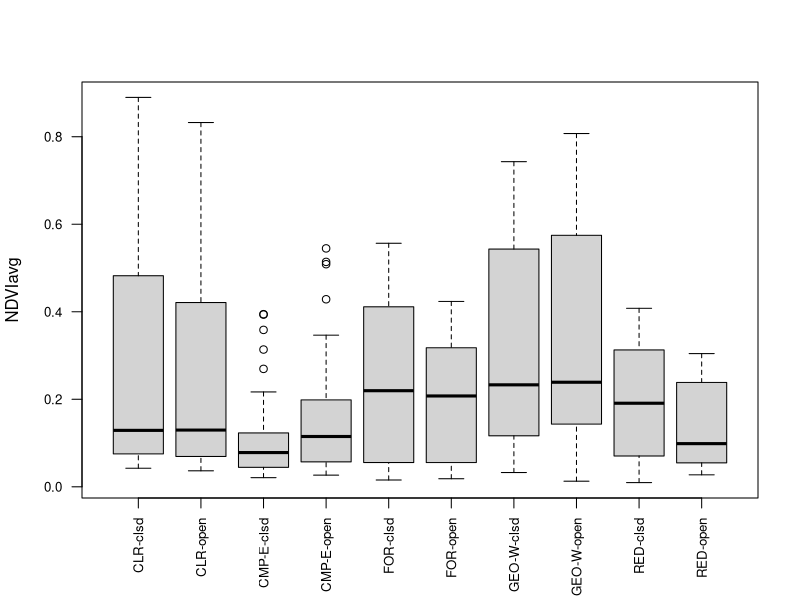
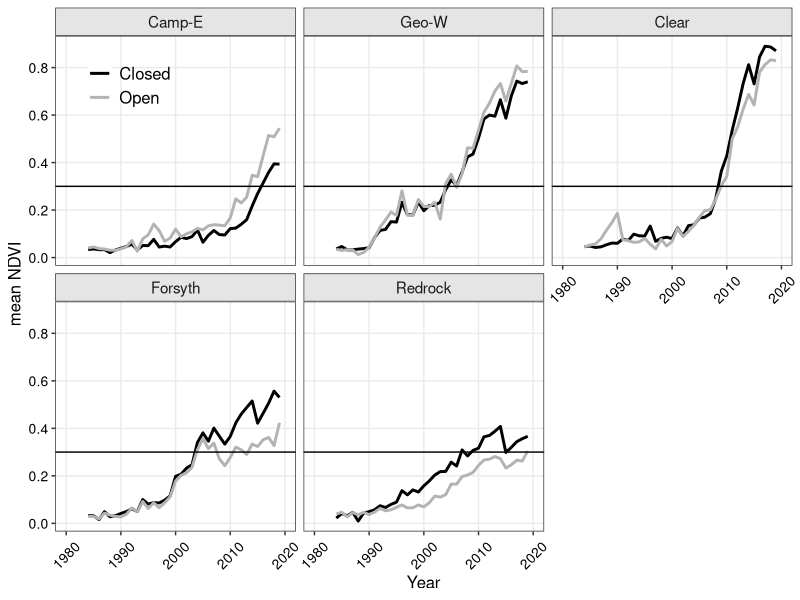
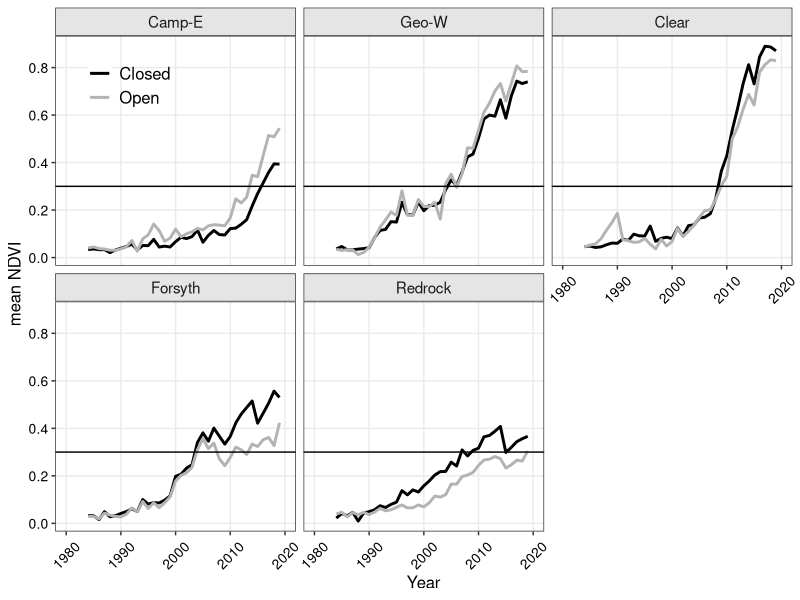
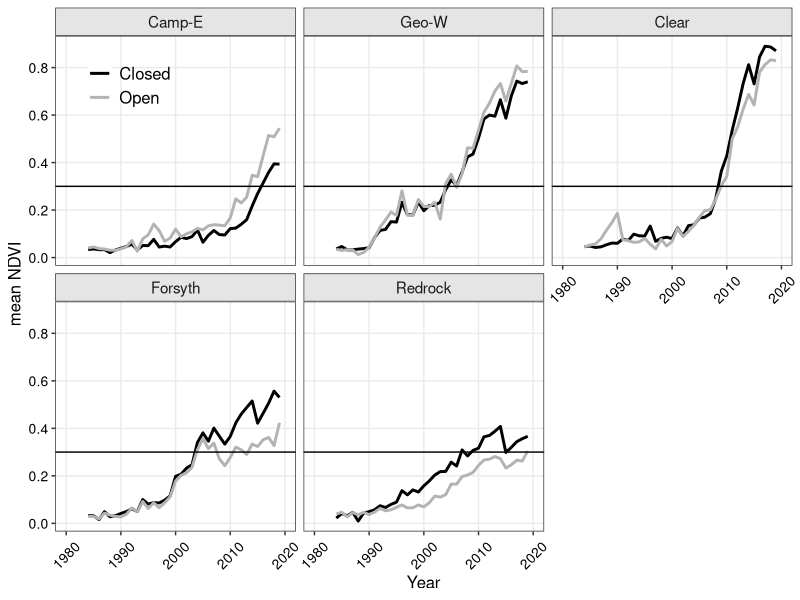

Reproduce these figures in R, in order.
# NDVI (avg of 3 samples/site/year) for MSH Canopy paper
# NDVI data from 1984-2019

setwd("C:/Users/sclaeson/Documents/MSH research/PP streams 2018-2019/CanopyCover paper/Stats")
getwd()

if(!require(ggplot2)){install.packages("ggplot2")}
library(ggplot2)
library(readxl)

dta = read_excel("NDVIavg_Canopy.xlsx", sheet="NDVI")
dta$Canopy = factor(dta$Canopy, levels=c("Closed","Open"))
dta$Stream = factor(dta$Stream, levels=c("Camp-E","Geo-W","Clear","Forsyth","Redrock"))

## from Carri:
#dta<-read.csv("A:\\mtsthelens\\Canopy2018\\MSH_NDVIpolygonresults.csv")
#dta$stream<-rep(c("Clear", "Camp-E", "Forsyth", "Geo-W", "Redrock"), each=72)
#dta$Canopy<-rep(c("Closed", "Open"), each=36)
#cols<-c("black", "gray70")

boxplot(NDVIavg~Site, data=dta, las=2, xlab="", cex.axis=0.8)

ggplot(dta, aes(x=Year, y=NDVIavg))+
  geom_line(aes(group=Canopy, color=Canopy), size=1)+
  facet_wrap(.~Stream)+
  geom_abline(slope=0, intercept=0.3, color="black")+
  theme_bw()+scale_color_manual(values=c("black","grey70"))+
  theme(legend.position = c(0.1, 0.9), legend.title = element_blank(), legend.background = element_blank(), 
        legend.text = element_text(colour="black", size=12)) +
  theme(panel.grid.minor = element_blank()) +
  theme(strip.text = element_text(size=11), strip.background = element_rect(fill="grey90")) +
  theme(text = element_text(size = 12)) +
  theme(axis.text.x = element_text(colour="black", size=10, angle=45, vjust=0.5), 
        axis.text.y = element_text(colour="black", size=10)) +
  labs(x="Year", y="mean NDVI") +
  scale_y_continuous(breaks=seq(0,1,by=0.2)) +
  xlim(1980, 2020) 

ggsave("NDVIavg_Canopy.jpeg", width=16, height=10, units="cm", dpi=600) #default dpi=300
ggsave("NDVIavg_Canopy.pdf", width=16, height=10, units="cm", dpi=600)

#extra ggplot code
theme(panel.grid.major = element_blank()) 
theme(strip.background = element_rect(fill="white"))
theme(axis.text.x = element_text(angle=90))
